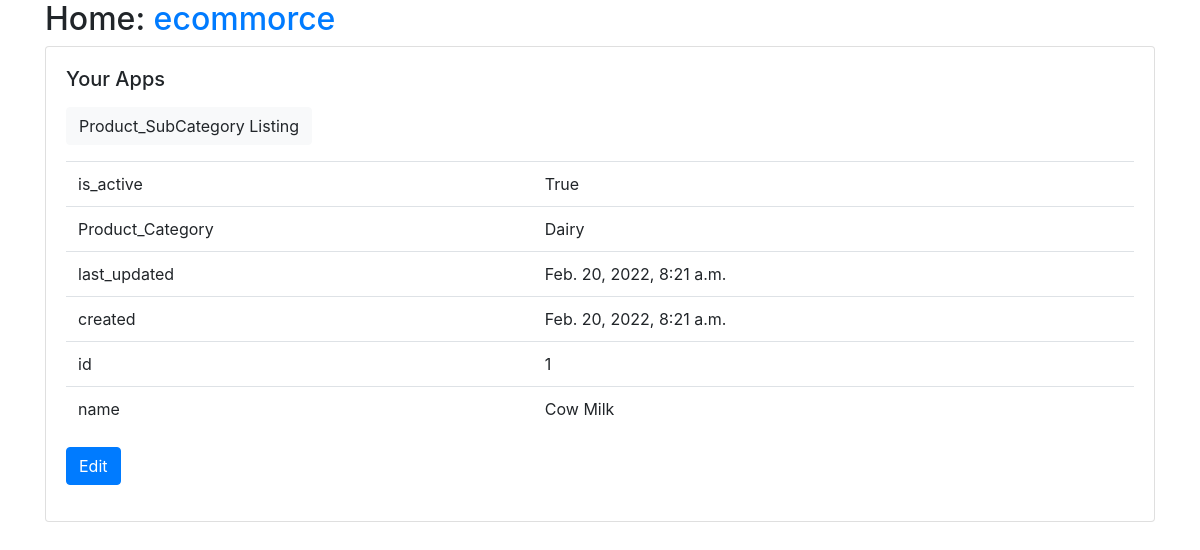
Page /Product/Product/Product_SubCategory/detail/1/ on the committed database.
### Product/models.py (models this page shows, shortened)
class Product_SubCategory(models.Model):
    Product_Category = models.ForeignKey(Product_Category,on_delete=models.CASCADE)
    id = models.AutoField(primary_key=True)
    name = models.CharField(max_length=30)
    last_updated = models.DateTimeField(auto_now=True, editable=False)
    created = models.DateTimeField(auto_now_add=True, editable=False)
    is_active = models.BooleanField(default=False)
    class Meta:
        pass
    def get_update_url(self):
        return reverse("Product_Product_SubCategory_update", args=(self.id,))

class Product_Category(models.Model):
    id = models.BigAutoField(primary_key=True)
    name = models.CharField(max_length=30)
    last_updated = models.DateTimeField(auto_now=True, editable=False)
    created = models.DateTimeField(auto_now_add=True, editable=False)
    is_active = models.BooleanField(default=False)
    class Meta:
        pass
    def __str__(self):
        return str(self.name)

### Product/views.py (the view)
# urls.py: path("Product/Product_SubCategory/detail/<int:id>/", views.Product_SubCategoryDetailView.as_view(), name="Product_Product_SubCategory_detail"),
class Product_SubCategoryDetailView(generic.DetailView):
    model = models.Product_SubCategory
    form_class = forms.Product_SubCategoryForm
    pk_url_kwarg = "id"

### Product/templates/Product/product_subcategory_detail.html
{% extends "base.html" %}
{% load static %}
{% block content %}
<p>
    <a class="btn btn-light" href="{% url 'Product_Product_SubCategory_list' %}">
    Product_SubCategory Listing
    </a>
</p>
<table class="table">
    <tr><td>is_active</td><td>{{ object.is_active }}</td></tr>
    <tr><td>Product_Category</td><td>{{ object.Product_Category }}</td></tr>
    <tr><td>last_updated</td><td>{{ object.last_updated }}</td></tr>
    <tr><td>created</td><td>{{ object.created }}</td></tr>
    <tr><td>id</td><td>{{ object.id }}</td></tr>
    <tr><td>name</td><td>{{ object.name }}</td></tr>
</table>
<a class="btn btn-primary" href="{{object.get_update_url}}">Edit</a>
{% endblock %}

### rows in the picture
Product_SubCategory: is_active "True", Product_Category "Dairy", last_updated "Feb. 20, 2022, 8:21 a.m.", created "Feb. 20, 2022, 8:21 a.m.", id "1", name "Cow Milk"
